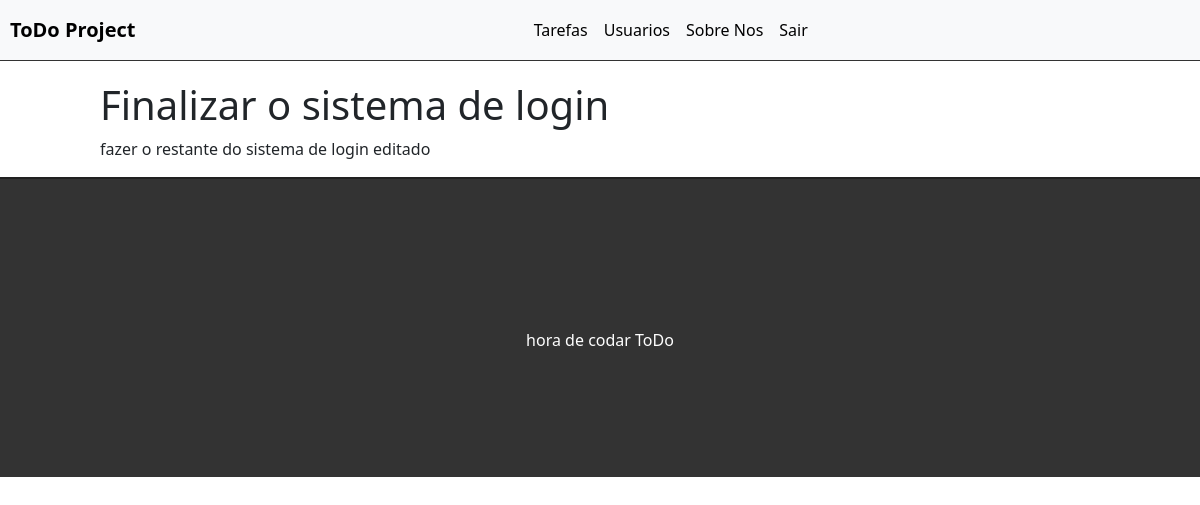
Screenshot of /task/9 (signed in) with the database file from the repository.
### tasks/models.py (models this page shows, shortened)
class Task(models.Model):
    STATUS = (
        ('doing', 'Doing'),
        ('done', 'Done')
    )
    title = models.CharField(max_length=255)
    description = models.TextField()
    done = models.CharField(
        max_length=5,
        choices=STATUS,
    )
    user = models.ForeignKey(get_user_model(), on_delete=models.CASCADE)
    created_at = models.DateTimeField(auto_now_add=True)
    updated_at = models.DateTimeField(auto_now=True)

### tasks/views.py (the view)
# urls.py: path('task/<int:id>', views.taskView, name='task-view'),
@login_required
def taskView(request, id):
    task = get_object_or_404(Task, pk=id)
    return render(request, 'tasks/task.html', {'task': task})

### tasks/templates/tasks/task.html (shortened to what this page needs)
{% extends 'base_home.html' %}
{% block content %}
<div class="offset-1 col-10 list-div">
    <h1>{{task.title}}</h1>
    <p>{{task.description}}</p>
</div>
{% endblock %}

### static/css/tasks.css (style rules this page uses)
.list-div { padding: 0; }

### rows the page displays
Task: title "Finalizar o sistema de login", description "fazer o restante do sistema de login editado"
